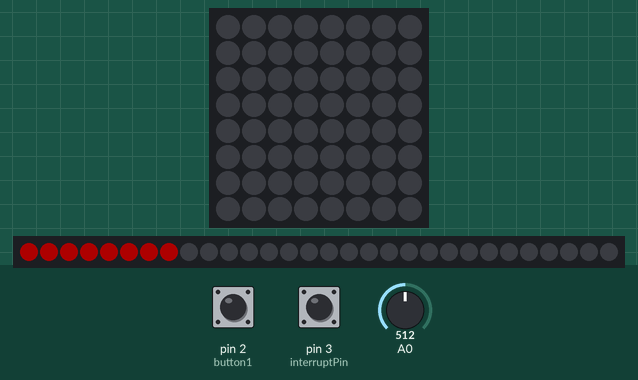
Simulated run of this sketch. Board: Arduino Uno, built with avr-gcc and run on an emulated ATmega328P. Parts: 8×8 RGB LED matrix (first LED top left, wired row by row), 30 RGB LEDs in strip order, left to right. The test bench sets the inputs (shaded band); at power-on: A0 = 512, pin 3 (interruptPin) HIGH, pin 2 (button1) HIGH. Dim RGB values are drawn brighter than linear.

Above: at 1.2 s.
1.3 s: A0 set to 0
At 2.6 s:
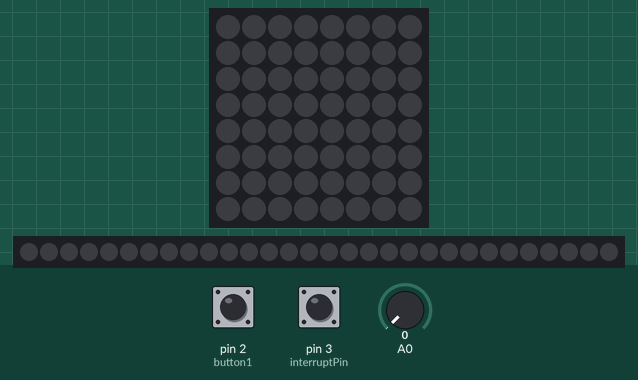
2.9 s: A0 set to 18
At 5.0 s:
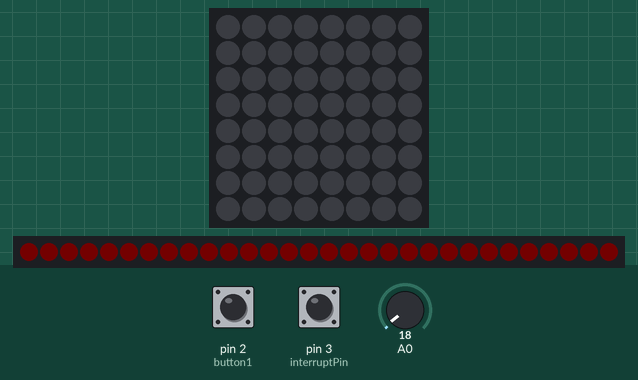
6.0 s: pin 3 (interruptPin) pulled LOW for 0.15 s
At 6.73 s:
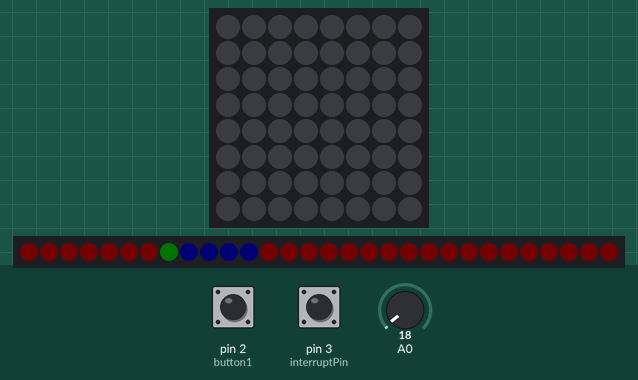
7.9 s: pin 2 (button1) pulled LOW for 0.15 s
At 8.0 s:
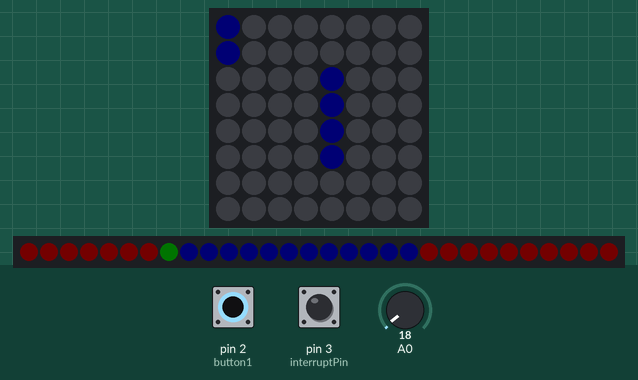
12.4 s: pin 3 (interruptPin) pulled LOW for 1 s
At 12.58 s:
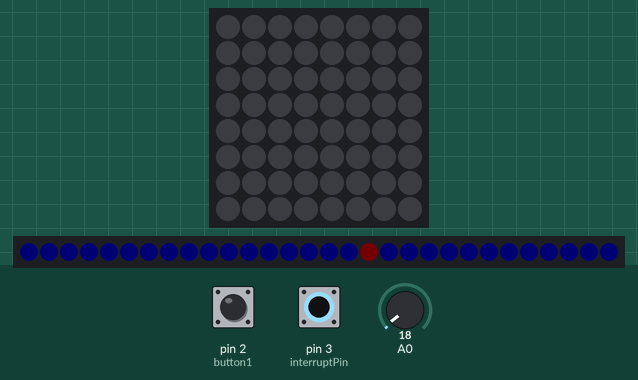
14.9 s: pin 2 (button1) pulled LOW for 1 s
At 15.12 s:
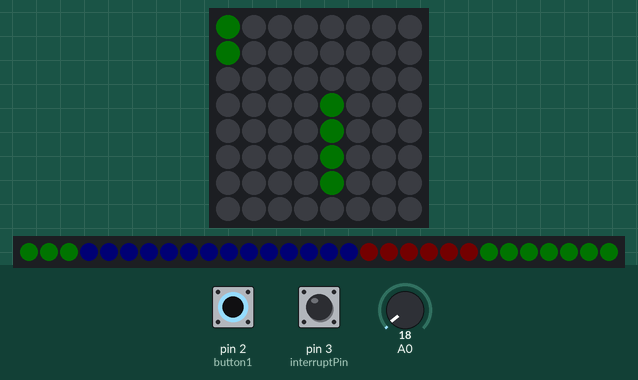

The sketch:

arduino_code.ino
```cpp
#include <SoftwareSerial.h>
#include <TimerOne.h>
#include <FastLED.h>
#include <Adafruit_GFX.h>
#include <Adafruit_NeoMatrix.h>
#include <Adafruit_NeoPixel.h>
#include "definicoes_sistema.h"
#include "LED_matrix.h"
#include "LED_strip.h"

// Configura a comunicação serial com o módulo blutooth nos pinos 10 (RX) e 11 (TX)
SoftwareSerial hc06(10, 11);

String temperatures = ""; // String que contém a mensagem com as temperaturas da CPU e GPU
String bt_string = "";    // String que acumula os caracteres recebidos pela comunicação serial

volatile bool stringComplete = false; // Flag que indica quando a string de interesse terminou de ser recebida

volatile unsigned int button_count; // Contador de bordas no sinal do botão
unsigned int color_mode;            // Modo de iluminação selecionado: 0 = RED ; 1 = GREEN ; 2 = BLUE

bool temperature_mode = true;       // Modo de exibição da matriz de LEDs: true = monitoramento de temperatura ; false = efeito estético

// Função de recebimento de temperaturas por Bluetooth
void serialEvent() {
  while (hc06.available()) {
    char inChar = (char)hc06.read(); // Armazena caractere lido na comunicação serial
    if (inChar == '|') {             // Verifica caractere de fim de mensagem
      stringComplete = true;         // Registra fim de mensagem
    }
    else {
      bt_string += inChar;           // Acumula caracteres para formar a mensagem
    }
  }
  if (stringComplete){
    temperatures = bt_string;        // Armazena mensagem completa na string a ser exibida
  }
  bt_string = "";                    // Esvazia string auxiliar
  stringComplete = false;            // Reverte o estado da flag para nova mensagem
}

// Rotina de interrupção por tempo - comunicação Bluetooth
void callback()
{
  serialEvent();
  Serial.println(temperatures);
}

// Rotina de interrupção externa - botão
void button2()
{
  button_count++; // conta a mudança de estados no botão
}

void setup()
{
  Timer1.initialize(2000000);           // Inicializa timer 1, intervalo de 2 segundos
  Timer1.attachInterrupt(callback);     // Vincula o interrupt pelo timer 1 à função callback()
  pinMode(button1, INPUT_PULLUP);       // Configura o botão1 como input
  pinMode(interruptPin, INPUT_PULLUP);  // Configura o interruptPin (botão2) como input
  attachInterrupt(digitalPinToInterrupt(interruptPin), button2, CHANGE); // Vincula o interrupt externo em qualquer borda do interruptPin à função button2()
  Serial.begin(9600);                   // Inicializa comunicação serial padrão por USB, para debugging e verificação
  hc06.begin(9600);                     // Inicializa comunicação serial com o módulo Bluetooth
  matrix.begin();                       // Inicializa matriz de LEDs
  matrix.setTextWrap(false);
  matrix.setBrightness(40);
  matrix.setTextColor(colors[0]);
  FastLED.addLeds<WS2812B, DATA_PIN, GRB>(leds, NUM_LEDS); // Inicializa fita de LEDs
}

void loop()
{
  color_mode = button_count % 3;  // Determina a cor selecionada a partir do contador do botão
  if(digitalRead(button1)){       // Verifica o estado do botão1
    temperature_mode = true;      // Caso ele esteja acionado, ativa-se o modo de monitoramento
  }
  else {
    temperature_mode = false;     // Caso contrário, ativa-se o modo sem monitoramento
  }

  switch(temperature_mode){       // Estados do sistema
    case true:  // Modo com monitoramento
      display_temperature(color_mode, temperatures);
      break;
    case false: // Modo sem monitoramento
      display_lines(color_mode);
      break;
  }
  matrix.setBrightness(map(analogRead(A0),0,1023,0,100));  // Definir brilho da matriz a partir da posição do potenciômetro
  FastLED.setBrightness(map(analogRead(A0),0,1023,0,100)); // Definir brilho da fita a partir da posição do potenciômetro
  display_stripLED(color_mode);
  delay(150);
}
```

LED_matrix.h
```cpp
#ifndef LED_MATRIX_H_INCLUDED
#define LED_MATRIX_H_INCLUDED
#include <Adafruit_GFX.h>
#include <Adafruit_NeoMatrix.h>
#include <Adafruit_NeoPixel.h>
#ifndef PSTR
#define PSTR
#endif
#include "definicoes_sistema.h"

Adafruit_NeoMatrix matrix = Adafruit_NeoMatrix(mw, mh, MATRIX_PIN,
  NEO_MATRIX_TOP     + NEO_MATRIX_RIGHT +
  NEO_MATRIX_COLUMNS + NEO_MATRIX_PROGRESSIVE,
  NEO_GRB            + NEO_KHZ800);

const uint16_t colors[] = {
  matrix.Color(255, 0, 0), matrix.Color(0, 255, 0), matrix.Color(0, 0, 255) };

int colum1 = 0;
int row1 = 0;
int colum2 = 4;
int row2 = 4;

int x = matrix.width();

void display_temperature(int color_mode, String temperatures);

void display_lines(int color_mode);

void display_lines(int color_mode) {
  matrix.clear();
  if(row2 < 8){
    row2 ++;
  }
  else {
    row2 = 0;
    colum2 = millis() % 8;
  }
  if(row1 < 8){
    row1 ++;
  }
  else {
    row1 = 0;
    colum1 = millis() % 8;
  }
  matrix.drawLine(colum1, row1-3, colum1, row1, colors[color_mode]);
  matrix.drawLine(colum2, row2-3, colum2, row2, colors[color_mode]);
  matrix.show();
}

void display_temperature(int color_mode, String temperatures) {
  matrix.fillScreen(0);
  matrix.setCursor(x, 0);
  matrix.print(temperatures);
  if(--x < -36) {
    x = matrix.width();
    matrix.setTextColor(colors[color_mode]);
  }
  matrix.show();
}

#endif
```

LED_strip.h
```cpp
#ifndef LED_STRIP_H_INCLUDED
#define LED_STRIP_H_INCLUDED
#include <FastLED.h>
#include "definicoes_sistema.h"

CRGB leds[NUM_LEDS];

int stripLED = 0;

void display_stripLED(int color_mode);

// Função de acionamento sequencial da fita de LEDs com a cor selecionada
void display_stripLED(int color_mode) {
  switch(color_mode){
    case 0:
      leds[stripLED] = CRGB::Red;
      break;
    case 1:
      leds[stripLED] = CRGB::Green;
      break;
    case 2:
      leds[stripLED] = CRGB::Blue;
      break;
  }
  if(stripLED < 30) {
    stripLED++;
  }
  else {
    stripLED = 0;
  }
  FastLED.show();
}

#endif
```

definicoes_sistema.h
```cpp
#ifndef DEFINICOES_SISTEMA_H_INCLUDED
#define DEFINICOES_SISTEMA_H_INCLUDED

#define MATRIX_PIN 6

#define DATA_PIN 5

#define NUM_LEDS 30

#define mw 8

#define mh 8

#define button1  2

#define interruptPin 3

#endif
```

Measured:
- after the input at 1.3 s, the LEDs: change after 0.13 s (image 1)
- after the input at 2.9 s, the LEDs: first change after 0.12 s (image 2 shows a later state)
- after the input at 6.0 s, the LEDs: first change at once (image 3 shows a later state)
- after the input at 7.9 s, the LEDs: change at once (image 4)
- after the input at 12.4 s, the LEDs: change after 0.11 s (image 5)
- after the input at 14.9 s, the LEDs: change after 0.14 s (image 6)
